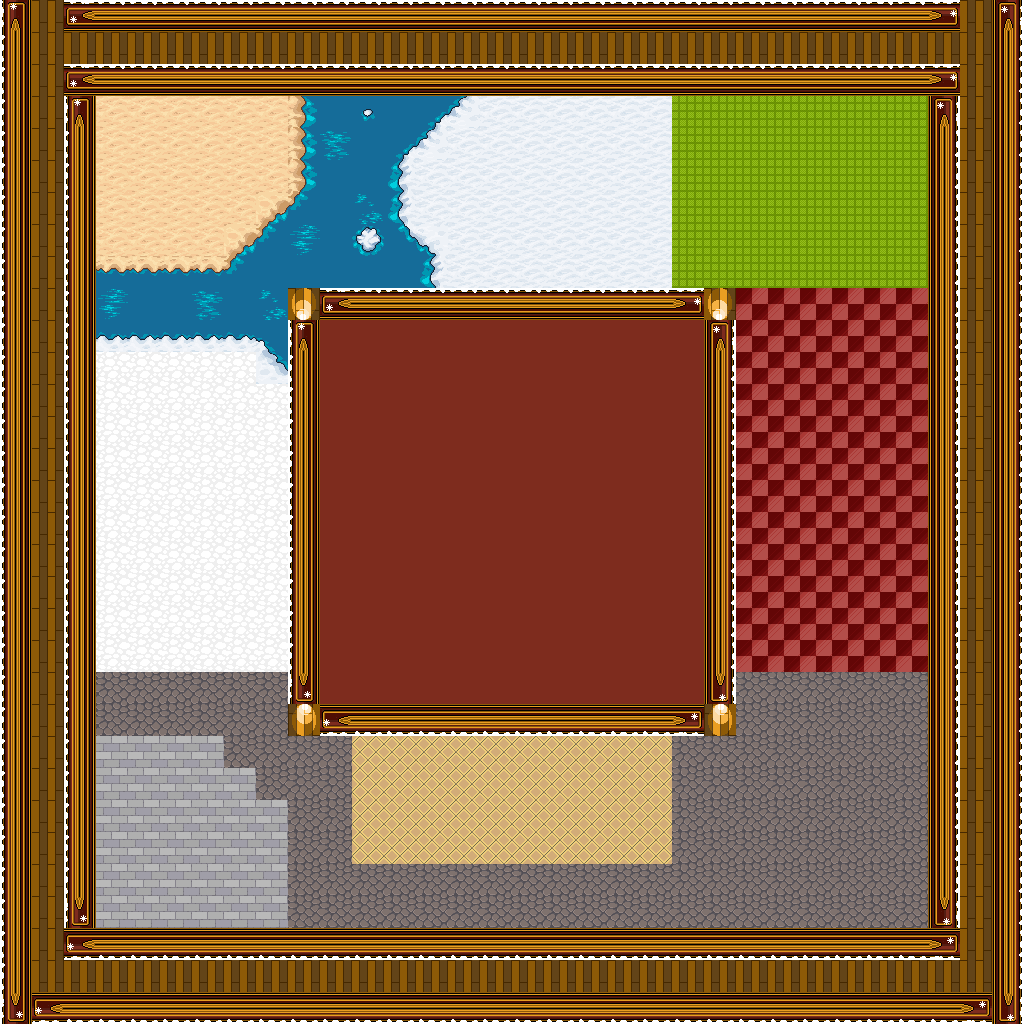

This game map was drawn from its Tiled (.tmx) file and the tilesets committed beside it. A one-line description and the trimmed map source follow:
An orthogonal 32x32 tile map with 32x32 px tiles, 3 tile layers (start, Fußboden, Gegenstände und Co.), 4 tilesets.

<map version="1.5" tiledversion="1.7.1" orientation="orthogonal" renderorder="right-down" width="32" height="32" tilewidth="32" tileheight="32" infinite="0" nextlayerid="5" nextobjectid="1">
 <tileset firstgid="1" name="mapUtilities" tilewidth="32" tileheight="32" tilecount="9" columns="9">
  <image source="Bilder, Tildsets/mapUtilities.png" width="288" height="32" />
 </tileset>
 <tileset firstgid="10" name="STAGEmSchnee" tilewidth="32" tileheight="32" tilecount="64" columns="8">
  <image source="Bilder, Tildsets/STAGEmSchnee.png" width="256" height="256" />
  <tile id="53">
   <properties>
    <property name="collides" type="bool" value="true" />
   </properties>
  </tile>
  <tile id="54">
   <properties>
    <property name="collides" type="bool" value="true" />
   </properties>
  </tile>
  <tile id="55">
   <properties>
    <property name="collides" type="bool" value="true" />
   </properties>
  </tile>
 </tileset>
 <tileset firstgid="74" name="Terrain_and_Outside" tilewidth="32" tileheight="32" tilecount="1024" columns="32">
  <image source="Bilder, Tildsets/Terrain_and_Outside.png" width="1024" height="1024" />
 </tileset>
 <tileset firstgid="1098" name="BaseChip_pipo" tilewidth="32" tileheight="32" tilecount="1064" columns="8">
  <image source="Bilder, Tildsets/BaseChip_pipo.png" width="256" height="4256" />
 </tileset>
 <layer id="3" name="start" width="32" height="32">
  <data>[1024 cells, 1 non-empty, 1 distinct tile ids]</data>
 </layer>
 <layer id="1" name="Fußboden" width="32" height="32">
  <data>[1024 cells, 1024 non-empty, 33 distinct tile ids]</data>
 </layer>
 <layer id="4" name="Gegenstände und Co." width="32" height="32">
  <data>[1024 cells, 0 non-empty, 0 distinct tile ids]</data>
 </layer>
 <objectgroup id="2" name="floorLayer" />
</map>
